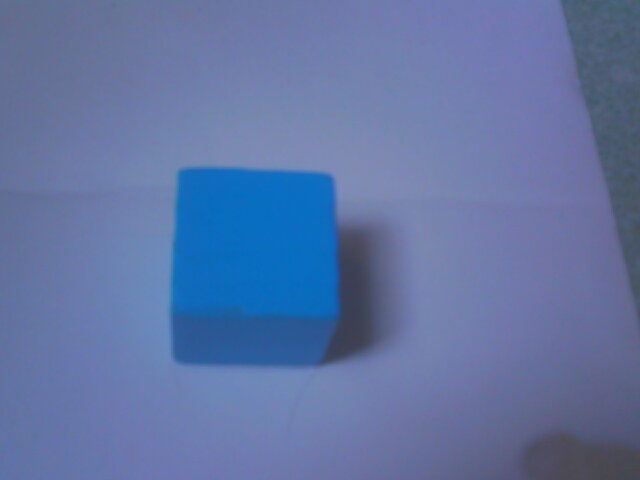
#> input picture blue.jpg, 640 x 480 px, given in place of the camera
$ python Harris_test.py
#> lines starting #> are read from the running program, lines starting #| are printed output that depends on the picture; after the words box and inside, x2 and y2 are one past the last pixel; in counts of white or black regions, pixels touching at a corner belong together
### helper_func.py
import cv2 as cv
import numpy as np
import os


# [34 lines left out: functions load_calibration, adjust_gamma, extract_red, not called in this run]

def extract_blue(img):
    hsv_img = cv.cvtColor(img, cv.COLOR_BGR2HSV)

    lower_blue = np.array([90, 43, 46])
    upper_blue = np.array([110, 255, 255])

    mask = cv.inRange(hsv_img, lower_blue, upper_blue)
    img = cv.bitwise_and(img, img, mask=mask)

    return mask, img

# [58 lines left out: functions extract_green, mask_3_colors, morp_noise, gray_3_colors, is_closed_contour, not called in this run]

def angle_to_value(angle):
    """Converts an angle (0 to 180) to servo.value (-1 to 1)."""
    return (angle - 90) / 90

### Harris_test.py
import cv2 as cv
import numpy as np
from helper_func import extract_blue

# [5 lines of commented-out code are left out]
vid = cv.VideoCapture(1)
ret, img = vid.read()
#> img is the input picture: shape (480, 640, 3); mean B, G, R 163.6, 116.2, 96.6
dark = np.zeros(img.shape, dtype=np.uint8)
dark2 = np.zeros_like(img)
while True:
    ret, frame = vid.read()
    # frame = cv.rotate(frame, cv.ROTATE_90_COUNTERCLOCKWISE)
    gray = cv.cvtColor(img,cv.COLOR_BGR2GRAY)
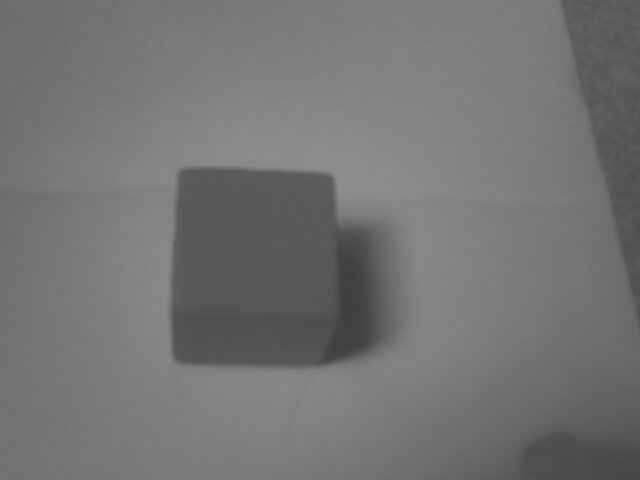
#> gray: shape (480, 640); min 63, max 142, mean 115.8
    mask_blue, img_blue = extract_blue(img)
#> in extract_blue, `hsv_img = cv.cvtColor(img, cv.COLOR_BGR2HSV)`: hsv_img: shape (480, 640, 3); mean H, S, V 112.8, 102.2, 163.6
#> in extract_blue, `mask = cv.inRange(hsv_img, lower_blue, upper_blue)`:
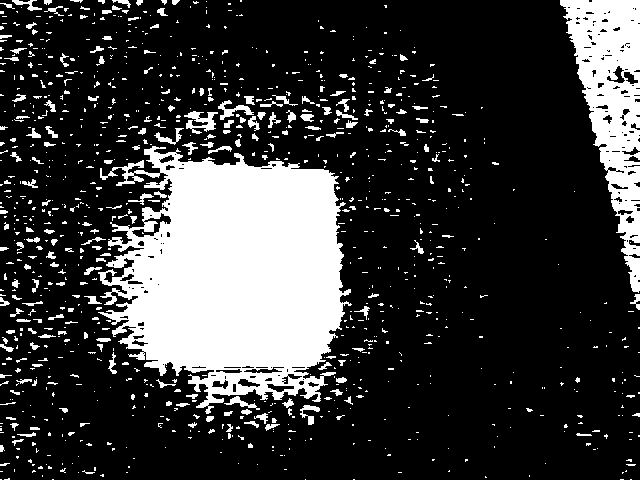
#> mask: shape (480, 640); 22.3% white; 1036 white regions (842 under 20 px)
    gray_blue = cv.cvtColor(img_blue,cv.COLOR_BGR2GRAY)
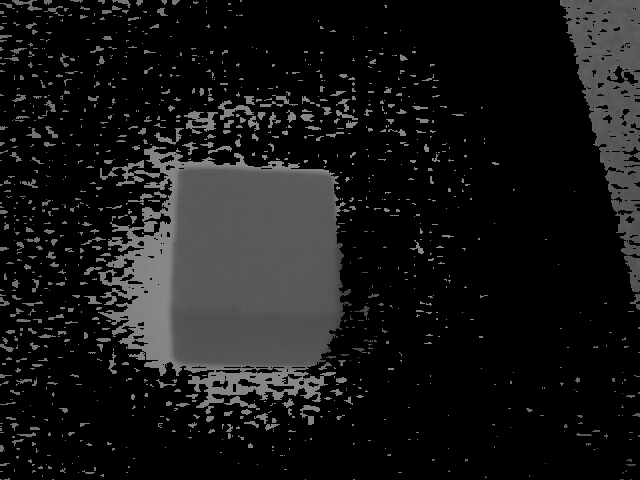
#> gray_blue: shape (480, 640); min 0, max 141, mean 22.8


    contours_blue, hierachy = cv.findContours(gray_blue, cv.RETR_EXTERNAL, cv.CHAIN_APPROX_SIMPLE)
#> contours_blue = 1035 contours, 941 with area under 20; largest, box (x1, y1, x2, y2) and area: (98, 146, 352, 414) 44640, (560, 0, 640, 293) 11399, (184, 111, 218, 134) 282, (218, 100, 254, 120) 188, (300, 405, 320, 425) 111

    # cv.drawContours(dark, contours_blue, -1,  (255, 0, 0))
    for contour in contours_blue:
        eps = 0.024*cv.arcLength(contour, True)
        approx = cv.approxPolyDP(contour, eps, True)
        x, y, w, h = cv.boundingRect(contour) # feed for the tracke
        if len(approx) >= 4 and len(approx) <=10:
            cv.polylines(dark, [approx], True, (0, 0, 255), 1)
            cv.polylines(dark2, [approx], True, (0, 0, 255), 1)
            cv.polylines(frame, [approx], True, (0, 0, 255), 1)
            for i, point in enumerate(approx):
                x, y = point[0]
                cv.circle(dark2, (x, y), 3, (0, 0, 255), -1)
                cv.circle(dark, (x, y), 3, (0, 0, 255), -1)
#> this loop made 1035 passes
#> (eps, w, h) on passes 4, 7, 11: (0, 1, 1), (0.274, 6, 2), (0.212, 4, 3)
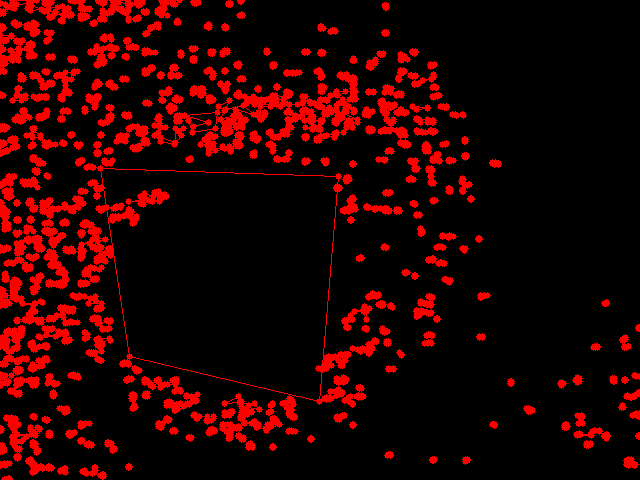
#> dark: shape (480, 640, 3); mean B, G, R 0, 0, 37.9
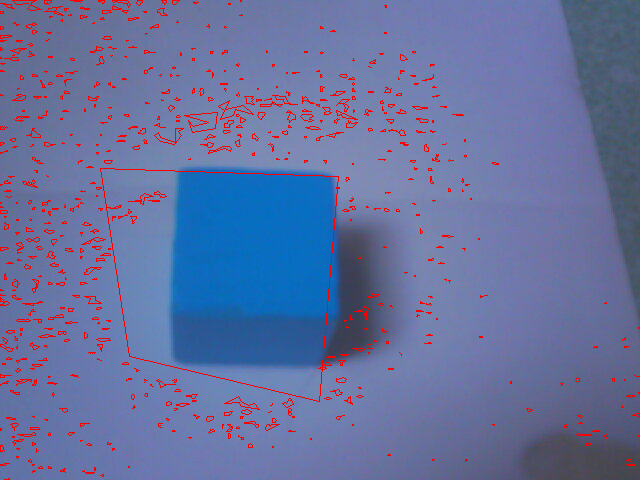
#> frame: shape (480, 640, 3); mean B, G, R 158.8, 112.6, 101.2

    # cv.imshow('dark', dark)
   # Harris corner detection
    dark_gray = cv.cvtColor(dark, cv.COLOR_BGR2GRAY)
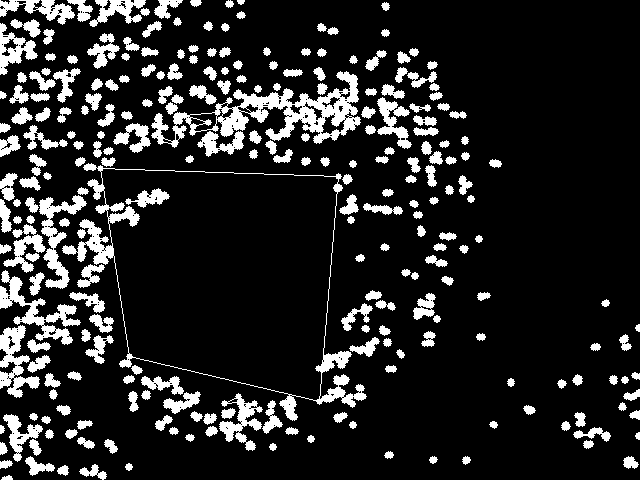
#> dark_gray: shape (480, 640); values 0 (black) and 76 (white), 14.9% white; 252 white regions, largest, box (x1, y1, x2, y2) and area: (151, 71, 361, 148) 4820, (62, 163, 367, 421) 3969, (0, 270, 81, 345) 1702
    gray_float = np.float32(dark_gray)
    dst = cv.cornerHarris(gray_float, 7, 5, 0.6)
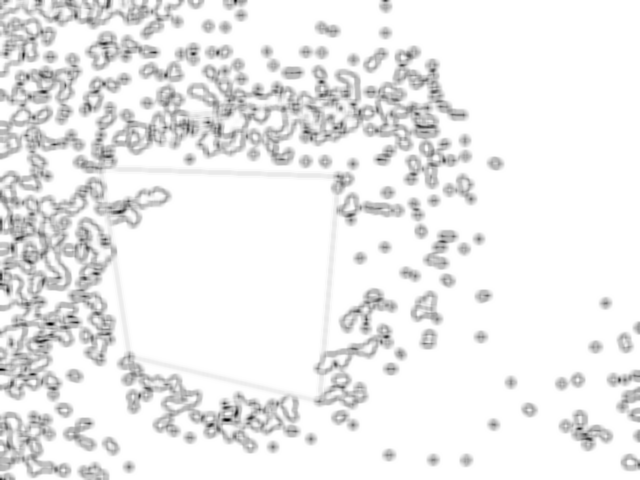
#> dst: shape (480, 640) float32; min -502821312, max 0, mean -35535128; drawn with min black and max white

    # Resize dst to match frame height and width if needed
    if dst.shape != frame.shape[:2]:
        dst = cv.resize(dst, (frame.shape[1], frame.shape[0]))

    corner_mask = dst > 0.04 * dst.max()
#> corner_mask: shape (480, 640) bool; every value is 0
    frame[corner_mask] = [0, 0, 255]
    dark2[corner_mask] = [0, 255, 255]


    cv.imshow('gray', frame)
    cv.imshow('dst', dark2)

    if cv.waitKey(50) & 0xff == 27:
#> (key Esc is pressed here)
        break
vid.release()
cv.destroyAllWindows()
